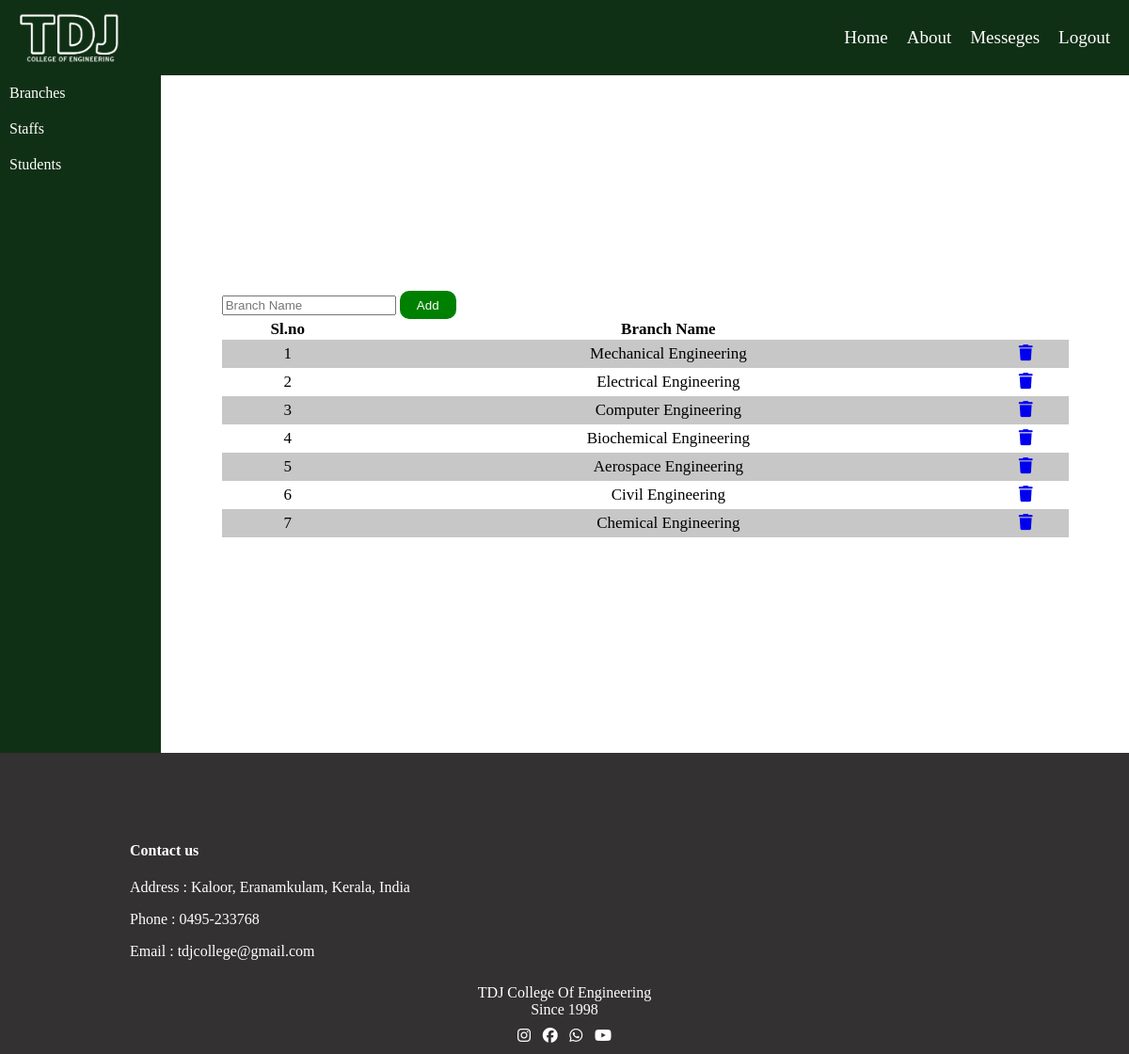
Screenshot of /admbranch (signed in) with the database file from the repository.
### app/models.py (models this page shows, shortened)
class Branches(models. Model):
    aname=models.ForeignKey(admins,on_delete=models.CASCADE)
    bname=models.TextField()

### app/views.py (the view)
# urls.py: path('admbranch',views.admbranch),
def admbranch(request):
    if 'adm' in request.session:
        data=Branches.objects.filter(aname=admins.objects.get(username=request.session['adm']))
        return render(request,'admin/addbranch.html',{'data':data})
    else:
        return redirect(index)

### templates/admin/addbranch.html (shortened to what this page needs)
<!DOCTYPE html>
<html lang="en">
<head>
    {% load static %}
    <link rel="stylesheet" href="{% static 'css/index.css' %}">
</head>
<body>
    <div class="main">
        <div class="nav">
            <div class="navigation" style="background-color: rgb(16, 48, 21);">
                <div class="logo">
                    <img src="{% static 'images/clogo.png' %}" alt="">
                </div>
                <div class="links">
                    <ul>
                        <a href="" class="service"><li>Home</li></a>
                        <a href="" class="service"><li>About</li></a>
                        <a href="" class="service"><li>Messeges</li></a>
                        <a href="st_login" class="service"><li>Logout</li></a>
                    </ul>
                </div>
            </div>
        </div>
        <div class="admin_main">
            <div class="admin_part1">
                <a href="../admbranch"><div class="nav1">
                    Branches
                </div></a>
                <a href="../admstaff"><div class="nav1">
                    Staffs
                </div></a>
                <a href="../viewstudents"><div class="nav1">
                    Students
                </div></a>
            </div>
            <div class="admin_part2">
            <div class="admbutton">
                <div class="branchadd">
                    <form action="addbranch" method="POST" >
                        <input type="text" name="branchname" id="" placeholder="Branch Name">
                        <input type="submit" value="Add">
                    </form>
                </div>
                <div class="branches">
                    <table>
                        <tr>
                            <th>Sl.no</th>
                            <th>Branch Name</th>
                        </tr>
                        {% for i in data %}
                        <tr>
                            <td>{{forloop.counter}}</td>
                            <td>{{i.bname}}</td>
                            <td><a href="../deletebranch/{{i.pk}}" onclick="return confirm('Are you sure you want to delete this?')"><i class="fa-solid fa-trash"></i></a></td>
                        </tr>
                        {% endfor %}
                    </table>
                </div>
            </div>
            <div class="messege1"  id="messegediv">
            </div>
            </div>
           </div>
        </div>
        <footer style="margin: 0px;">
            <div class="contact">
                <h4>Contact us</h4>
                <p>Address : Kaloor, Eranamkulam, Kerala, India</p>
                <p>Phone : 0495-233768</p>
                <p>Email : tdjcollege@gmail.com</p>
            </div>
            <div class="clg_name">
                <p>TDJ College Of Engineering</p>
                <p>Since 1998</p>
            </div>
            <div class="icons">
                <div class="icon"><i class="fa-brands fa-instagram"></i></div>
                <div class="icon"><i class="fa-brands fa-facebook"></i></div>
                <div class="icon"><i class="fa-brands fa-whatsapp"></i></div>
                <div class="icon"><i class="fa-brands fa-youtube"></i></div>
            </div>
        </footer>
</body>
</html>

### static/css/index.css (style rules this page uses)
body { margin: 0px; }
.nav { position: fixed; top: 0px; width: 100%; }
.navigation { display: grid; grid-template-areas: 'logo links links links'; height: 80px; background-color: rgba(0, 0, 0, 0.468); width: 100%; z-index: 1; }
.logo { grid-area: logo; display: flex ; align-items: center; }
.logo img { width:150px; filter: invert(100%) brightness(100%) ; }
.links { grid-area: links; display: flex; justify-content: flex-end; }
.links ul { display: flex; justify-content: space-evenly; align-items: center; color: white; }
li { list-style: none; font-size: 19px; margin-right: 20px; }
ul a { text-decoration: none; color: rgb(255, 255, 255); }
footer { margin-top: 20px; background-color: rgb(51, 49, 49); color: white; height: 300px; display: flex; flex-direction: column; align-items: center; justify-content: flex-end; padding: 10px; }
.icons { display: flex; width: 100px; justify-content: space-between; }
.contact { width: 80%; padding-left: 20px; }
.clg_name { display: flex; flex-direction: column; align-items: center; padding: 10px; }
.clg_name p { margin: 0px; }
.admin_main { height: 90vh; margin-top: 80px; display: flex; }
.admin_part1 { height: 90vh; width: 200px; background-color: rgb(16, 48, 21); }
.admin_part1 a { color: white; text-decoration: none; }
.nav1 { padding: 10px; }
.admin_part2 { width: 100%; display: flex; justify-content:center; align-items: center; flex-direction: column; }
.messege1 { margin: 0px; position: absolute; display: flex; justify-content: center; align-items: center; width: 30%; height: 40px; padding: 10px; padding-left: 15px; border-radius: 25px; right: 0px; color: rgb(0, 0, 0); }
input[type='submit'] { background-color: green; border: none; height: 30px; width: 60px; border-radius: 10px; color: white; }
table { background-color: rgb(255, 255, 255); width: 900px; text-align: center; border-collapse: collapse; font-size: 17px; overflow: auto; }
table tr:nth-child(even) { background-color: rgb(199, 199, 199); }
table td { padding: 5px; }

### rows the page displays
Branches: bname "Mechanical Engineering"
Branches: bname "Electrical Engineering"
Branches: bname "Computer Engineering"
Branches: bname "Biochemical Engineering"
Branches: bname "Aerospace Engineering"
Branches: bname "Civil Engineering"
Branches: bname "Chemical Engineering"
